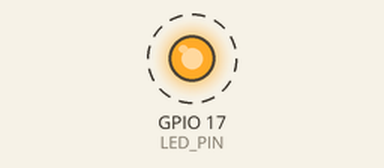
This program was run on a simulated Raspberry Pi (BCM pin numbers). Shown: output pins drawn as LEDs (lit = HIGH). Dashed ring = blinking. What the program prints to the terminal is not drawn.

Above: at 0.2 s.
Timing chart, 0 to 3.0 s (numbered marks = the images above):
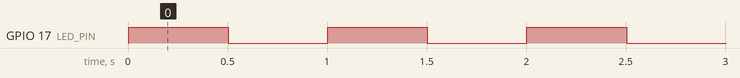

The program:

pigpio_env_test.py
```python
import pigpio
import time

# 初始化pigpio（连接本地pigpiod服务）
pi = pigpio.pi()

# 定义GPIO引脚（BCM编号）
LED_PIN = 17  # 替换为您要控制的引脚

try:
    # 设置引脚为输出模式
    pi.set_mode(LED_PIN, pigpio.OUTPUT)

    print("LED闪烁测试开始（按Ctrl+C停止）")
    while True:
        pi.write(LED_PIN, 1)  # 打开LED
        time.sleep(0.5)
        pi.write(LED_PIN, 0)  # 关闭LED
        time.sleep(0.5)

except KeyboardInterrupt:
    print("\n测试停止")

finally:
    pi.write(LED_PIN, 0)       # 确保LED关闭
    pi.stop()                  # 断开与pigpiod的连接
```

Measured:
- by itself, GPIO 17 (LED_PIN): alternates HIGH for 0.50 s and LOW for 0.50 s
